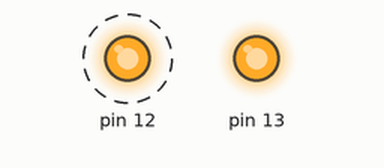
Recording of a sketch running on a simulated Arduino Uno, built with avr-gcc and run on an emulated ATmega328P. On the bench: output pins drawn as LEDs (lit = HIGH). Dashed ring = blinking.

Above: at 0.2 s.
Timing chart, 0 to 3.0 s (numbered marks = the images above):
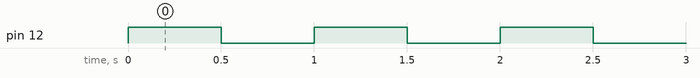

Measured:
- by itself, pin 12: alternates HIGH for 0.50 s and LOW for 0.50 s

The sketch:

LED_test.ino
```cpp
void setup() {
  // put your setup code here, to run once:
  pinMode(13,OUTPUT);
  pinMode(12,OUTPUT);

  digitalWrite(13,HIGH);
  digitalWrite(12,LOW);
}

void loop() {
  digitalWrite(12,HIGH);
  delay(500);
  digitalWrite(12,LOW);
  delay(500);
}
```
